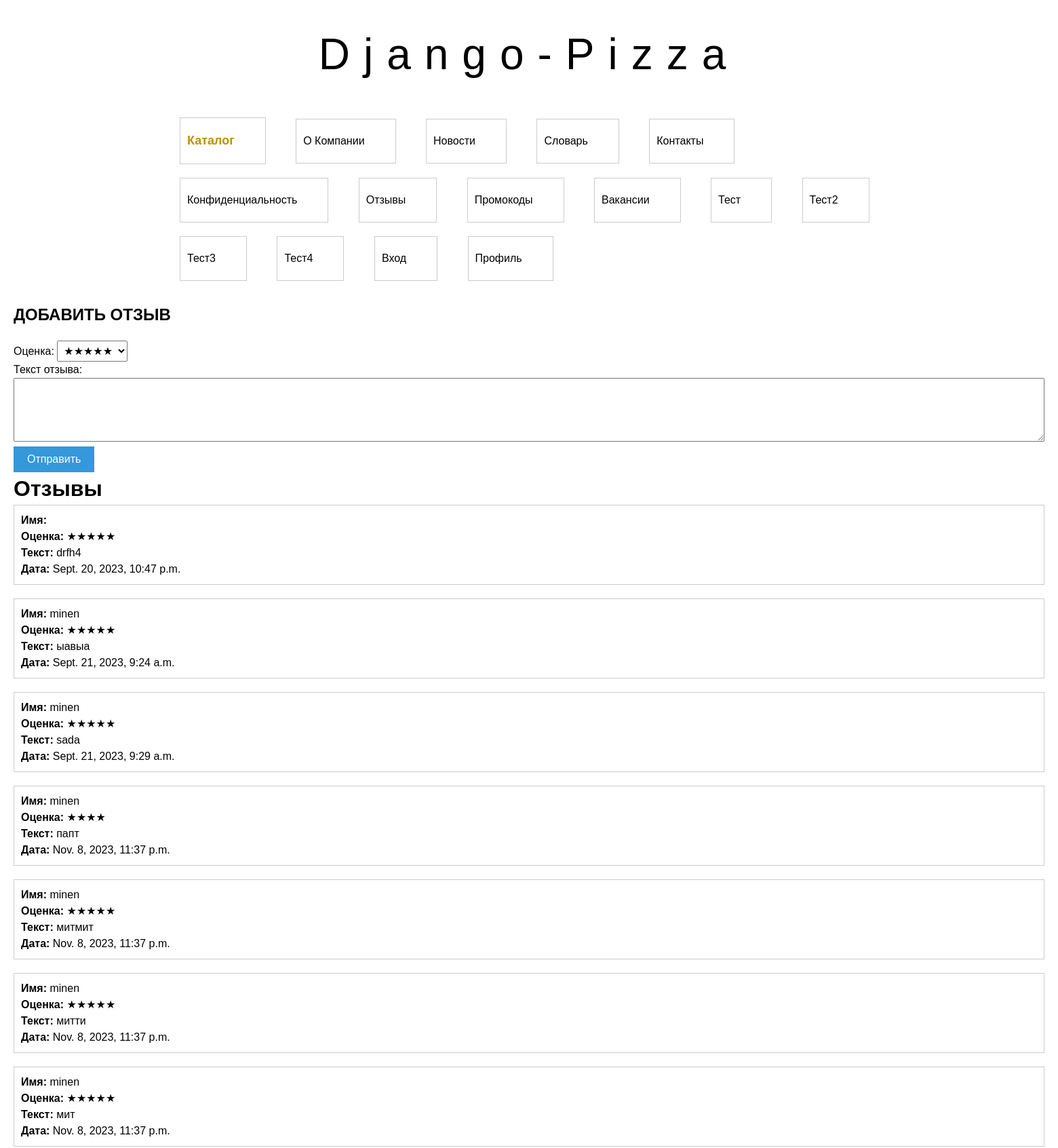
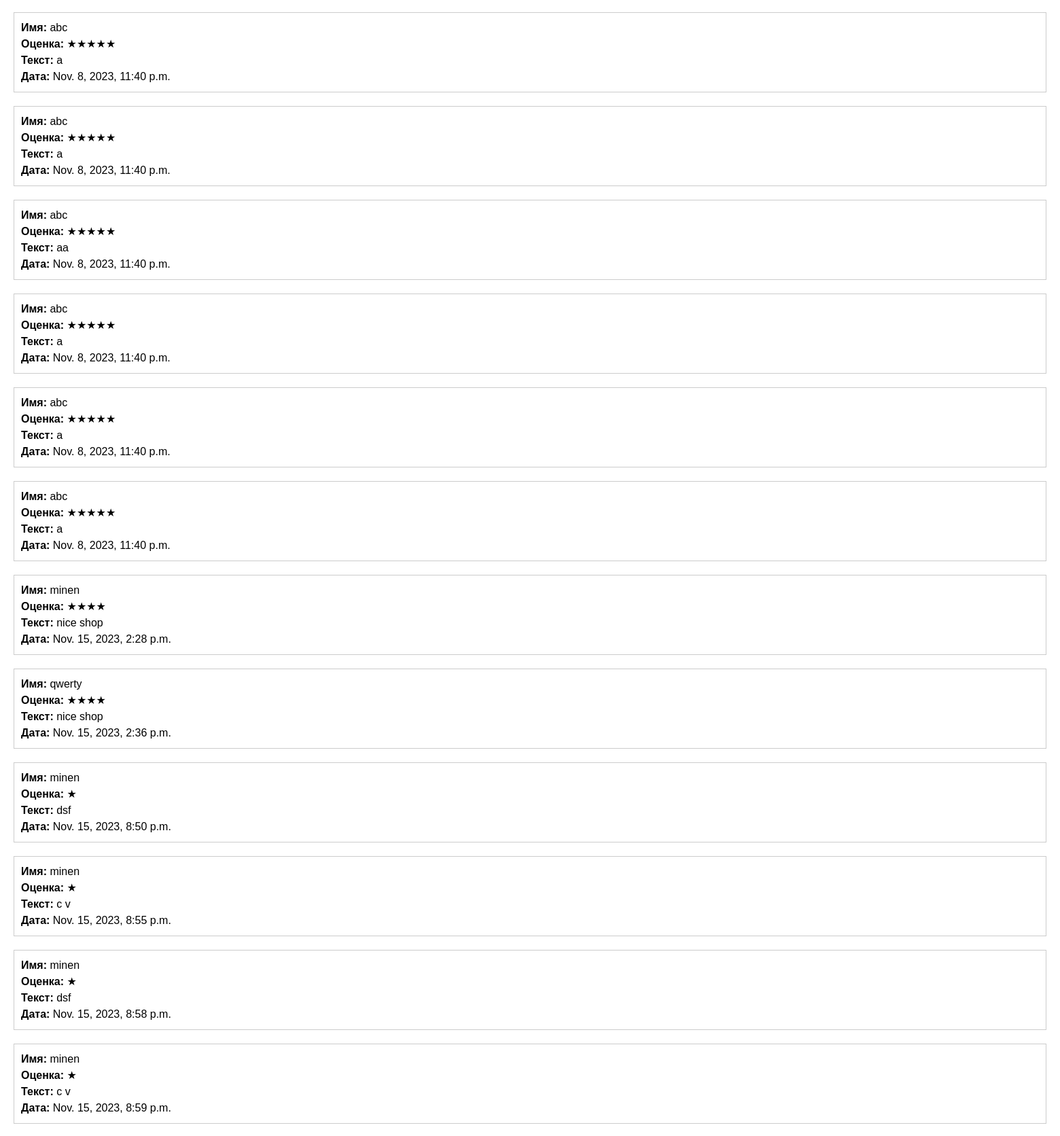
Page /products/review (upper part) on the committed database (2 pictures, top to bottom).
### products/models.py (models this page shows)
class Review(models.Model):
    username = models.CharField(max_length=120, blank=True)
    grade = models.CharField(max_length=5, blank=True)
    text_review = models.CharField(max_length=2000)
    timestamp = models.DateTimeField(auto_now_add=True)

### products/views.py (the view)
# urls.py: path('review', review, name='review'),
def review(request):
    context = {
        'reviews': Review.objects.all()
    }
    return render(request, 'products/review.html', context)

### products/templates/products/review.html (shortened to what this page needs)
{% extends 'products/base.html' %}
{% load static %}
{% block content %}
    <body>
    <div id="add-review">
        <h2>Добавить отзыв</h2>
        <form action="{% url 'products:review_send' %}" method="post">
            <label for="rating">Оценка:</label>
            <select id="rating" name="rating" required>
                <option value="★★★★★">★★★★★</option>
            </select><br>
            <label for="review-text">Текст отзыва:</label><br>
            <textarea id="review-text" name="review-text" rows="4" required></textarea><br>
            <input type="submit" value="Отправить" href="{% url 'products:review_send' %}">
        </form>
    </div>
    <h1>Отзывы</h1>
    {% if reviews %}
        <ul>
            {% for review in reviews %}
                <li>
                    <strong>Имя:</strong> {{ review.username }}<br>
                    <strong>Оценка:</strong> {{ review.grade }}<br>
                    <strong>Текст:</strong> {{ review.text_review }}<br>
                    <strong>Дата:</strong> {{ review.timestamp }}
                </li>
            {% endfor %}
        </ul>
    {% else %}
        <p>Пока нет отзывов.</p>
    {% endif %}
</body>
{% endblock %}

### rows in the picture
Review: grade "★★★★★", text_review "drfh4", timestamp "Sept. 20, 2023, 10:47 p.m."
Review: username "minen", grade "★★★★★", text_review "ыавыа", timestamp "Sept. 21, 2023, 9:24 a.m."
Review: username "minen", grade "★★★★★", text_review "sada", timestamp "Sept. 21, 2023, 9:29 a.m."
Review: username "minen", grade "★★★★", text_review "папт", timestamp "Nov. 8, 2023, 11:37 p.m."
Review: username "minen", grade "★★★★★", text_review "митмит", timestamp "Nov. 8, 2023, 11:37 p.m."
Review: username "minen", grade "★★★★★", text_review "митти", timestamp "Nov. 8, 2023, 11:37 p.m."
Review: username "minen", grade "★★★★★", text_review "мит", timestamp "Nov. 8, 2023, 11:37 p.m."
Review: username "abc", grade "★★★★★", text_review "а", timestamp "Nov. 8, 2023, 11:40 p.m."
Review: username "abc", grade "★★★★★", text_review "а", timestamp "Nov. 8, 2023, 11:40 p.m."
Review: username "abc", grade "★★★★★", text_review "аа", timestamp "Nov. 8, 2023, 11:40 p.m."
Review: username "abc", grade "★★★★★", text_review "а", timestamp "Nov. 8, 2023, 11:40 p.m."
Review: username "abc", grade "★★★★★", text_review "а", timestamp "Nov. 8, 2023, 11:40 p.m."
Review: username "abc", grade "★★★★★", text_review "а", timestamp "Nov. 8, 2023, 11:40 p.m."
Review: username "minen", grade "★★★★", text_review "nice shop", timestamp "Nov. 15, 2023, 2:28 p.m."
Review: username "qwerty", grade "★★★★", text_review "nice shop", timestamp "Nov. 15, 2023, 2:36 p.m."
Review: username "minen", grade "★", text_review "dsf", timestamp "Nov. 15, 2023, 8:50 p.m."
Review: username "minen", grade "★", text_review "c v", timestamp "Nov. 15, 2023, 8:55 p.m."
Review: username "minen", grade "★", text_review "dsf", timestamp "Nov. 15, 2023, 8:58 p.m."
Review: username "minen", grade "★", text_review "c v", timestamp "Nov. 15, 2023, 8:59 p.m."
